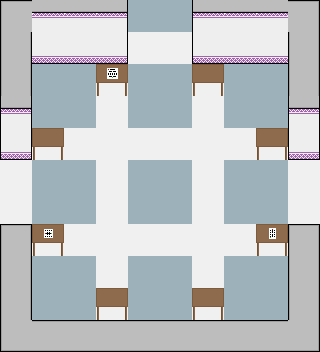

A level layout from a 2D game, rendered from its tile map. Below: a short description, then the map file with its tile-grid data intact:
An orthogonal 10x11 tile map with 32x32 px tiles, 2 tile layers (Background, Collision) and 6 objects (2x labDoor, 2x computerDoor, 2x libraryDoor).

<map version="1.8" tiledversion="1.8.4" orientation="orthogonal" renderorder="right-down" width="10" height="11" tilewidth="32" tileheight="32" infinite="0" nextlayerid="4" nextobjectid="25">
 <editorsettings>
  <export target="hubLevel.json" format="json" />
 </editorsettings>
 <tileset firstgid="1" name="hub_spritesheet" tilewidth="32" tileheight="32" spacing="2" margin="1" tilecount="30" columns="5">
  <image source="hub_spritesheet_extruded.png" trans="ff00ff" width="170" height="204" />
  <tile id="0">
   <properties>
    <property name="collides" type="bool" value="true" />
   </properties>
  </tile>
  <tile id="1">
   <properties>
    <property name="collides" type="bool" value="true" />
   </properties>
  </tile>
  <tile id="3">
   <properties>
    <property name="collides" type="bool" value="true" />
   </properties>
  </tile>
  <tile id="5">
   <properties>
    <property name="collides" type="bool" value="true" />
   </properties>
  </tile>
  <tile id="6">
   <properties>
    <property name="collides" type="bool" value="true" />
   </properties>
  </tile>
  <tile id="7">
   <properties>
    <property name="collides" type="bool" value="true" />
   </properties>
  </tile>
  <tile id="8">
   <properties>
    <property name="collides" type="bool" value="true" />
   </properties>
  </tile>
  <tile id="9">
   <properties>
    <property name="collides" type="bool" value="true" />
   </properties>
  </tile>
  <tile id="10">
   <properties>
    <property name="collides" type="bool" value="true" />
   </properties>
  </tile>
  <tile id="11">
   <properties>
    <property name="collides" type="bool" value="true" />
   </properties>
  </tile>
  <tile id="12">
   <properties>
    <property name="collides" type="bool" value="true" />
   </properties>
  </tile>
  <tile id="13">
   <properties>
    <property name="collides" type="bool" value="true" />
   </properties>
  </tile>
  <tile id="15">
   <properties>
    <property name="collides" type="bool" value="true" />
   </properties>
  </tile>
  <tile id="16">
   <properties>
    <property name="collides" type="bool" value="true" />
   </properties>
  </tile>
  <tile id="17">
   <properties>
    <property name="collides" type="bool" value="true" />
   </properties>
  </tile>
  <tile id="18">
   <properties>
    <property name="collides" type="bool" value="true" />
   </properties>
  </tile>
  <tile id="20">
   <properties>
    <property name="collides" type="bool" value="true" />
   </properties>
  </tile>
  <tile id="21">
   <properties>
    <property name="collides" type="bool" value="true" />
   </properties>
  </tile>
  <tile id="22">
   <properties>
    <property name="collides" type="bool" value="true" />
   </properties>
  </tile>
  <tile id="23">
   <properties>
    <property name="collides" type="bool" value="true" />
   </properties>
  </tile>
 </tileset>
 <layer id="2" name="Background" width="10" height="11">
  <data encoding="csv">
5,3,3,5,3,3,5,3,3,5,
5,5,5,5,5,5,5,5,5,5,
5,3,3,5,3,3,5,3,3,5,
5,3,3,5,3,3,5,3,3,5,
5,5,5,5,5,5,5,5,5,5,
5,3,3,5,3,3,5,3,3,5,
5,3,3,5,3,3,5,3,3,5,
5,5,5,5,5,5,5,5,5,5,
5,3,3,5,3,3,5,3,3,5,
5,3,3,5,3,3,5,3,3,5,
5,5,5,5,5,5,5,5,5,5
</data>
 </layer>
 <layer id="1" name="Collision" width="10" height="11">
  <data encoding="csv">
4,13,13,26,0,0,25,13,13,9,
17,2,2,20,0,0,15,2,2,17,
17,0,0,8,0,0,12,0,0,17,
1,0,0,0,0,0,0,0,0,1,
11,12,0,0,0,0,0,0,12,11,
0,0,0,0,0,0,0,0,0,0,
0,0,0,0,0,0,0,0,0,0,
27,6,0,0,0,0,0,0,7,27,
17,0,0,0,0,0,0,0,0,17,
17,0,0,12,0,0,12,0,0,17,
19,14,14,14,14,14,14,14,14,21
</data>
 </layer>
 <objectgroup id="3" name="Objects">
  <object id="19" name="labDoor" gid="10" x="0" y="192" width="32" height="32" />
  <object id="20" name="labDoor" gid="10" x="0" y="224" width="32" height="32" />
  <object id="21" name="computerDoor" gid="10" x="128" y="32" width="32" height="32" />
  <object id="22" name="computerDoor" gid="10" x="160" y="32" width="32" height="32" />
  <object id="23" name="libraryDoor" gid="10" x="288" y="192" width="32" height="32" />
  <object id="24" name="libraryDoor" gid="10" x="288" y="224" width="32" height="32" />
 </objectgroup>
</map>